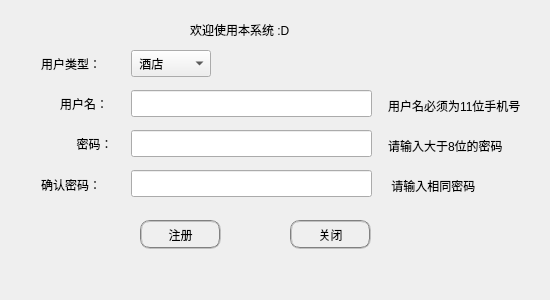
<?xml version="1.0" encoding="UTF-8"?>
<ui version="4.0">
 <class>registerdiag</class>
 <widget class="QDialog" name="registerdiag">
  <property name="geometry">
   <rect>
    <x>0</x>
    <y>0</y>
    <width>550</width>
    <height>300</height>
   </rect>
  </property>
  <property name="sizePolicy">
   <sizepolicy hsizetype="Fixed" vsizetype="Fixed">
    <horstretch>0</horstretch>
    <verstretch>0</verstretch>
   </sizepolicy>
  </property>
  <property name="minimumSize">
   <size>
    <width>550</width>
    <height>300</height>
   </size>
  </property>
  <property name="maximumSize">
   <size>
    <width>550</width>
    <height>300</height>
   </size>
  </property>
  <property name="windowTitle">
   <string>Nest</string>
  </property>
  <widget class="QLabel" name="label">
   <property name="geometry">
    <rect>
     <x>60</x>
     <y>90</y>
     <width>76</width>
     <height>27</height>
    </rect>
   </property>
   <property name="styleSheet">
    <string notr="true">font: 14pt &quot;华文楷体&quot;;
</string>
   </property>
   <property name="text">
    <string>用户名：</string>
   </property>
  </widget>
  <widget class="QLabel" name="label_2">
   <property name="geometry">
    <rect>
     <x>70</x>
     <y>130</y>
     <width>67</width>
     <height>27</height>
    </rect>
   </property>
   <property name="styleSheet">
    <string notr="true">font: 14pt &quot;华文楷体&quot;;
</string>
   </property>
   <property name="text">
    <string>  密码：</string>
   </property>
  </widget>
  <widget class="QLabel" name="label_3">
   <property name="geometry">
    <rect>
     <x>41</x>
     <y>171</y>
     <width>95</width>
     <height>27</height>
    </rect>
   </property>
   <property name="styleSheet">
    <string notr="true">font: 14pt &quot;华文楷体&quot;;
</string>
   </property>
   <property name="text">
    <string>确认密码：</string>
   </property>
  </widget>
  <widget class="QLabel" name="label_4">
   <property name="geometry">
    <rect>
     <x>41</x>
     <y>50</y>
     <width>90</width>
     <height>27</height>
    </rect>
   </property>
   <property name="styleSheet">
    <string notr="true">font: 14pt &quot;华文楷体&quot;;
</string>
   </property>
   <property name="text">
    <string>用户类型：</string>
   </property>
  </widget>
  <widget class="QLineEdit" name="lineEdit_name">
   <property name="geometry">
    <rect>
     <x>131</x>
     <y>90</y>
     <width>241</width>
     <height>27</height>
    </rect>
   </property>
   <property name="styleSheet">
    <string notr="true">font: italic 12pt &quot;Calibri&quot;;</string>
   </property>
  </widget>
  <widget class="QLineEdit" name="LineEdit_Pass2">
   <property name="geometry">
    <rect>
     <x>131</x>
     <y>130</y>
     <width>241</width>
     <height>27</height>
    </rect>
   </property>
   <property name="styleSheet">
    <string notr="true">font: italic 12pt &quot;Calibri&quot;;</string>
   </property>
   <property name="echoMode">
    <enum>QLineEdit::Password</enum>
   </property>
  </widget>
  <widget class="QLabel" name="Tips">
   <property name="geometry">
    <rect>
     <x>388</x>
     <y>170</y>
     <width>131</width>
     <height>31</height>
    </rect>
   </property>
   <property name="styleSheet">
    <string notr="true">font: 75 10pt &quot;微软雅黑&quot;;</string>
   </property>
   <property name="text">
    <string> 请输入相同密码</string>
   </property>
  </widget>
  <widget class="QPushButton" name="pushButton">
   <property name="geometry">
    <rect>
     <x>140</x>
     <y>220</y>
     <width>81</width>
     <height>29</height>
    </rect>
   </property>
   <property name="sizePolicy">
    <sizepolicy hsizetype="Expanding" vsizetype="Expanding">
     <horstretch>0</horstretch>
     <verstretch>0</verstretch>
    </sizepolicy>
   </property>
   <property name="styleSheet">
    <string notr="true">QPushButton
{
font: 13pt &quot;华文楷体&quot;;
color:rgb(0, 0, 0);
border:2px groove gray;border-radius:10px;padding:2px 4px
}
QPushButton:hover
{
font: 13pt &quot;华文楷体&quot;;
color:rgb(117, 117, 117);
border:2px groove gray;border-radius:10px;padding:2px 4px
}
QPushButton:pressed
{
font: 13pt &quot;华文楷体&quot;;
color:rgb(182, 182, 182)
border:2px groove gray;border-radius:10px;padding:2px 4px
}
</string>
   </property>
   <property name="text">
    <string>注册</string>
   </property>
  </widget>
  <widget class="QPushButton" name="pushButton_2">
   <property name="geometry">
    <rect>
     <x>290</x>
     <y>220</y>
     <width>81</width>
     <height>29</height>
    </rect>
   </property>
   <property name="sizePolicy">
    <sizepolicy hsizetype="Expanding" vsizetype="Expanding">
     <horstretch>0</horstretch>
     <verstretch>0</verstretch>
    </sizepolicy>
   </property>
   <property name="styleSheet">
    <string notr="true">QPushButton
{
font: 13pt &quot;华文楷体&quot;;
color:rgb(0, 0, 0);
border:2px groove gray;border-radius:10px;padding:2px 4px
}
QPushButton:hover
{
font: 13pt &quot;华文楷体&quot;;
color:rgb(117, 117, 117);
border:2px groove gray;border-radius:10px;padding:2px 4px
}
QPushButton:pressed
{
font: 13pt &quot;华文楷体&quot;;
color:rgb(182, 182, 182)
border:2px groove gray;border-radius:10px;padding:2px 4px
}
</string>
   </property>
   <property name="text">
    <string>关闭</string>
   </property>
  </widget>
  <widget class="QLineEdit" name="LineEdit_pass">
   <property name="geometry">
    <rect>
     <x>131</x>
     <y>170</y>
     <width>241</width>
     <height>27</height>
    </rect>
   </property>
   <property name="styleSheet">
    <string notr="true">font: italic 12pt &quot;Calibri&quot;;</string>
   </property>
   <property name="echoMode">
    <enum>QLineEdit::Password</enum>
   </property>
  </widget>
  <widget class="QComboBox" name="comboBox_Type">
   <property name="geometry">
    <rect>
     <x>131</x>
     <y>50</y>
     <width>80</width>
     <height>27</height>
    </rect>
   </property>
   <property name="styleSheet">
    <string notr="true">font: 14pt &quot;华文楷体&quot;;
</string>
   </property>
   <item>
    <property name="text">
     <string> 酒店</string>
    </property>
   </item>
   <item>
    <property name="text">
     <string> 客户</string>
    </property>
   </item>
   <item>
    <property name="text">
     <string>管理员</string>
    </property>
   </item>
   <item>
    <property name="text">
     <string> 经理</string>
    </property>
   </item>
  </widget>
  <widget class="QLabel" name="Tip">
   <property name="geometry">
    <rect>
     <x>388</x>
     <y>130</y>
     <width>131</width>
     <height>31</height>
    </rect>
   </property>
   <property name="styleSheet">
    <string notr="true">font: 75 10pt &quot;微软雅黑&quot;;</string>
   </property>
   <property name="text">
    <string>请输入大于8位的密码</string>
   </property>
  </widget>
  <widget class="QLabel" name="label_5">
   <property name="geometry">
    <rect>
     <x>388</x>
     <y>90</y>
     <width>151</width>
     <height>31</height>
    </rect>
   </property>
   <property name="styleSheet">
    <string notr="true">font: 75 10pt &quot;微软雅黑&quot;;</string>
   </property>
   <property name="text">
    <string>用户名必须为11位手机号</string>
   </property>
  </widget>
  <widget class="QLabel" name="label_6">
   <property name="geometry">
    <rect>
     <x>190</x>
     <y>20</y>
     <width>171</width>
     <height>20</height>
    </rect>
   </property>
   <property name="styleSheet">
    <string notr="true">font: 14pt &quot;华文楷体&quot;;
</string>
   </property>
   <property name="text">
    <string>欢迎使用本系统 :D</string>
   </property>
  </widget>
  <zorder>LineEdit_Pass2</zorder>
  <zorder>label</zorder>
  <zorder>label_2</zorder>
  <zorder>label_3</zorder>
  <zorder>label_4</zorder>
  <zorder>pushButton</zorder>
  <zorder>pushButton_2</zorder>
  <zorder>comboBox_Type</zorder>
  <zorder>lineEdit_name</zorder>
  <zorder>LineEdit_pass</zorder>
  <zorder>label_5</zorder>
  <zorder>Tips</zorder>
  <zorder>Tip</zorder>
  <zorder>label_6</zorder>
 </widget>
 <tabstops>
  <tabstop>comboBox_Type</tabstop>
  <tabstop>lineEdit_name</tabstop>
  <tabstop>LineEdit_Pass2</tabstop>
  <tabstop>LineEdit_pass</tabstop>
  <tabstop>pushButton</tabstop>
  <tabstop>pushButton_2</tabstop>
 </tabstops>
 <resources/>
 <connections/>
</ui>
